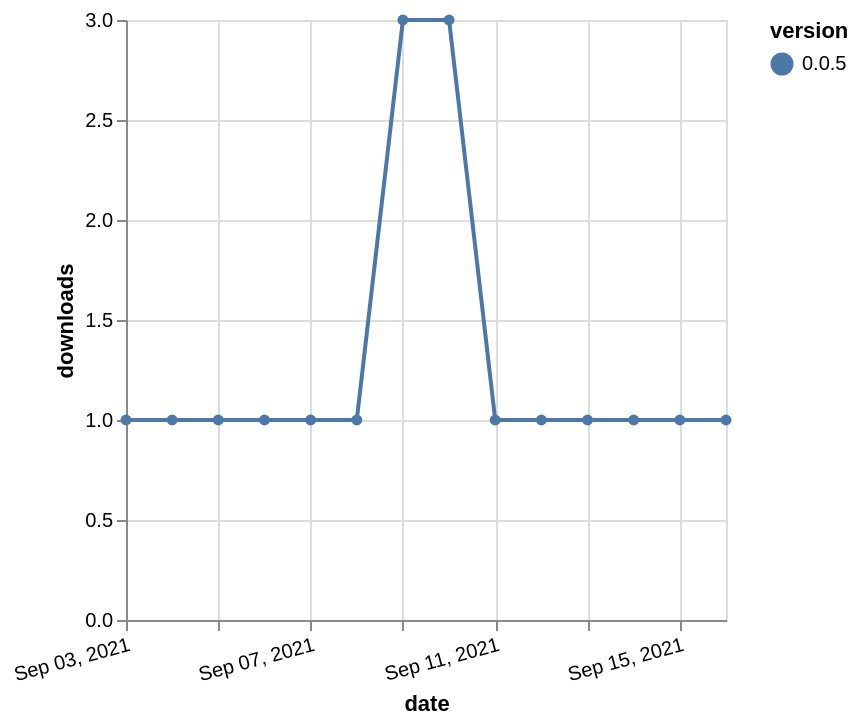

The specification (Vega-Lite) saved for this image:
### Vega-Lite specification from a JSON file in a GitHub repository (floating-point values rounded to 4 significant figures)
{"$schema": "https://vega.github.io/schema/vega-lite/v5.json", "description": "A simple bar chart with embedded data.", "data": {"values": [{"date": "2021-09-03", "total": 353, "delta": 1, "version": "0.0.5"}, {"date": "2021-09-04", "total": 354, "delta": 1, "version": "0.0.5"}, {"date": "2021-09-05", "total": 355, "delta": 1, "version": "0.0.5"}, {"date": "2021-09-06", "total": 356, "delta": 1, "version": "0.0.5"}, {"date": "2021-09-07", "total": 357, "delta": 1, "version": "0.0.5"}, {"date": "2021-09-08", "total": 358, "delta": 1, "version": "0.0.5"}, {"date": "2021-09-09", "total": 361, "delta": 3, "version": "0.0.5"}, {"date": "2021-09-10", "total": 364, "delta": 3, "version": "0.0.5"}, {"date": "2021-09-11", "total": 365, "delta": 1, "version": "0.0.5"}, {"date": "2021-09-12", "total": 366, "delta": 1, "version": "0.0.5"}, {"date": "2021-09-13", "total": 367, "delta": 1, "version": "0.0.5"}, {"date": "2021-09-14", "total": 368, "delta": 1, "version": "0.0.5"}, {"date": "2021-09-15", "total": 369, "delta": 1, "version": "0.0.5"}, {"date": "2021-09-16", "total": 370, "delta": 1, "version": "0.0.5"}]}, "width": "container", "mark": {"type": "line", "point": {"filled": true}}, "encoding": {"x": {"field": "date", "type": "temporal", "timeUnit": "yearmonthdate", "title": "date", "axis": {"labelAngle": -15}}, "y": {"field": "delta", "type": "quantitative", "title": "downloads"}, "color": {"field": "version", "type": "nominal"}, "tooltip": {"field": "delta"}}}
